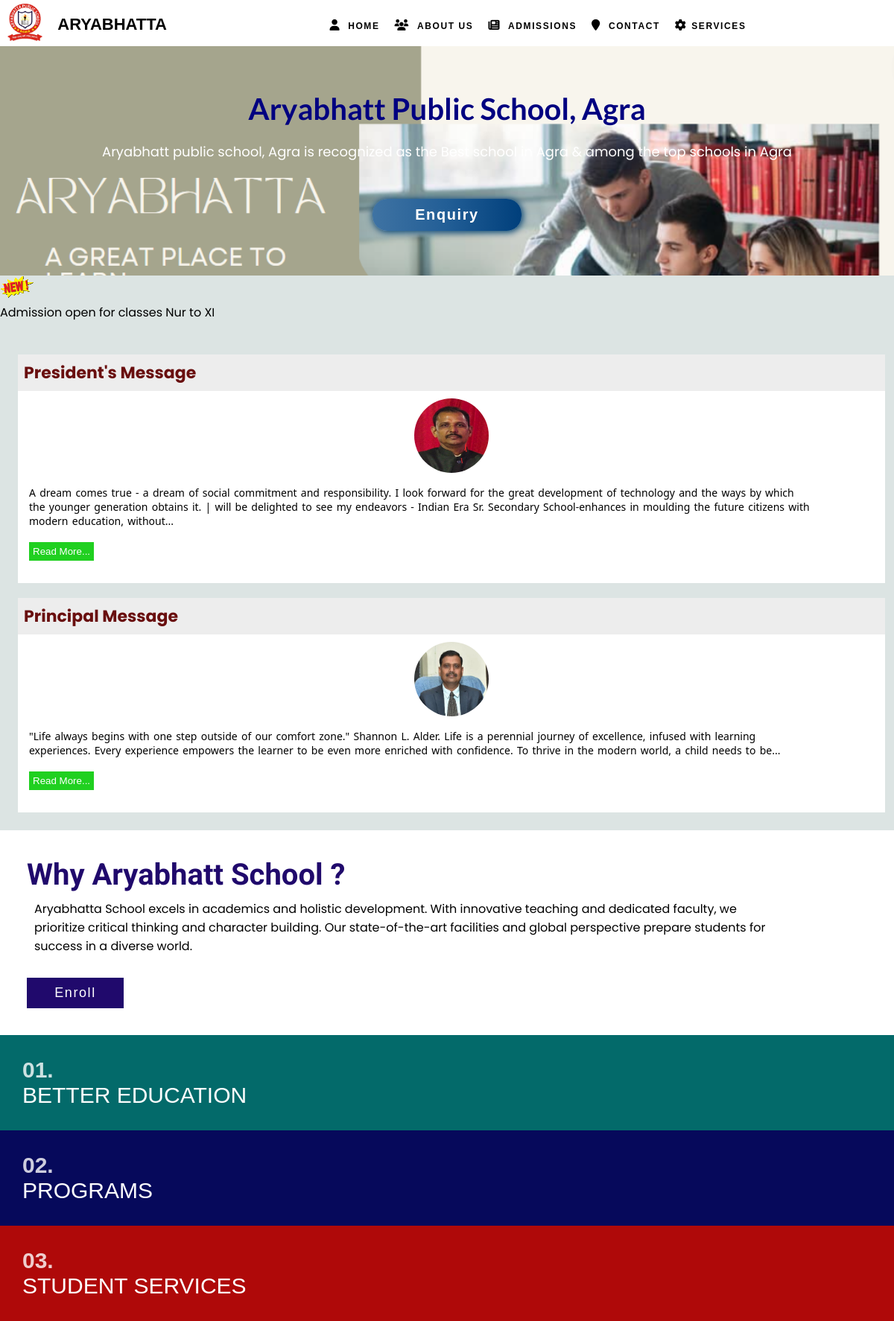
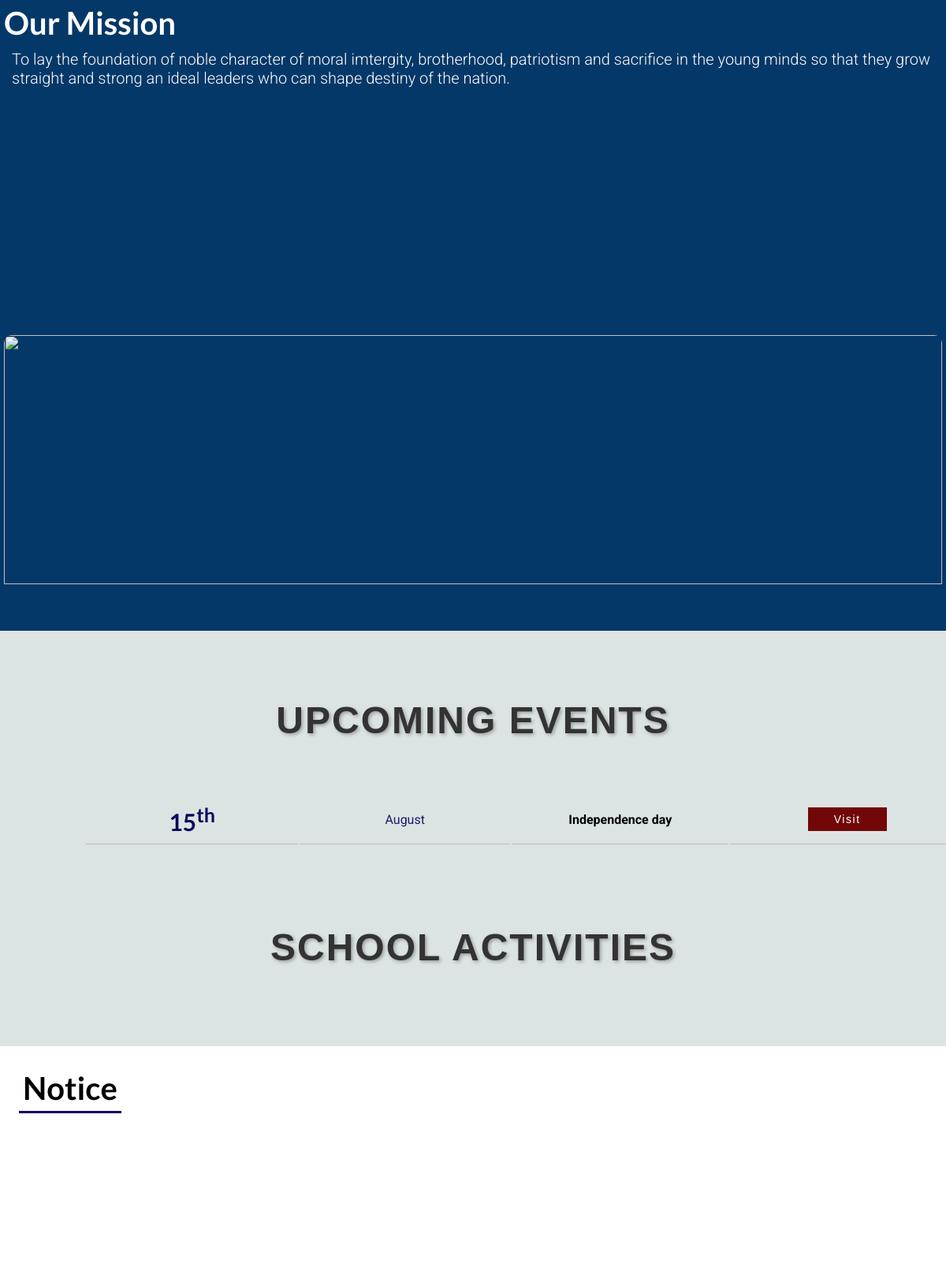
The page / (upper part) on the database its author committed (2 pictures, top to bottom).
### school_app/models.py (models this page shows)
class event(models.Model):
    event_id=models.AutoField
    date=models.IntegerField()
    month=models.CharField(max_length=20)
    event=models.CharField(max_length=20)
    event_desc = models.CharField(max_length=2000, null=True)
    event_img=models.ImageField(upload_to='events/images',default="")
    created_at = models.DateTimeField(auto_now_add=True)

### school_app/views.py (the view, shortened to what this page needs)
# urls.py: path("",views.index),
def index(request):
    stud =event.objects.order_by('-created_at')
    acti=activity.objects.all()
    note=notice.objects.order_by('-created_at')
    s={'stu':stud,'act':acti,'note':note}
    return render(request,('index.html'),s)

### templates/index.html (shortened to what this page needs)
{% extends "base.html" %} {% load static %}
    {% block css %}{% static "index.css" %}{% endblock css %}
  {% block body %}
  <div class="container">
    <div class="middle">
      <div class="content">
        <div class="left">
          <h1>Aryabhatt Public School, Agra</h1>
          <p>
            Aryabhatt public school, Agra is recognized as the Best school in
            Agra & among the top schools in Agra
          </p>
          <br /><br />
          <button><a href="admission">Enquiry</a></button>
        </div>
      </div>
    </div>
    <div class="new">
      <marquee behavior="" direction="left">
        <img src="{% static 'new.gif' %}" alt="" />
        <p><a href="admission">Admission open for classes Nur to XI</a></p>
      </marquee>
    </div>
    <div class="message">
      <div class="about_school">
        <h2>President's Message</h2>
        <img src="{% static 'president.jpeg' %}" alt="" />
        <p>
          A dream comes true - a dream of social commitment
          and responsibility. I look forward for the great development of
          technology and the ways by which the younger generation obtains it. |
          will be delighted to see my endeavors - Indian Era Sr. Secondary
          School-enhances in moulding the future citizens with modern education,
          without...
          <br /><br />
          <button><a href="about">Read More...</a></button>
        </p>
      </div>
      <div class="principal_message">
        <h2>Principal Message</h2>
        <img src="{% static 'sir.jpg' %}" alt="" />
        <p>
          "Life always begins with one step outside of our comfort zone."
          Shannon L. Alder. Life is a perennial journey of excellence, infused
          with learning experiences. Every experience empowers the learner to be
          even more enriched with confidence. To thrive in the modern world, a
          child needs to be...
          <br /><br /><button><a href="about">Read More...</a></button>
        </p>
      </div>
    </div>
    <div class="about" data-aos="fade-up" data-aos-duration="1000">
      <div class="left">
        <h1>Why Aryabhatt School ?</h1>
        <p>
          Aryabhatta School excels in academics and holistic development. With innovative teaching and dedicated faculty, we prioritize critical thinking and character building. Our state-of-the-art facilities and global perspective prepare students for success in a diverse world.
        </p>
        <button>Enroll</button>
      </div>
      <div class="right">
        <div>
          <span>01.</span> <br />
          BETTER EDUCATION
        </div>
        <div>
          <span>02.</span> <br />
          PROGRAMS
        </div>
        <div>
          <span>03.</span> <br />
          STUDENT SERVICES
        </div>
      </div>
    </div>
    <div class="mission">
      <div class="left">
        <h1 data-aos="fade-right" data-aos-duration="1000">Our Mission</h1>
        <p data-aos="fade-right" data-aos-duration="1000">
          To lay the foundation of noble character of moral imtergity, brotherhood, patriotism and sacrifice in the young minds so that they grow straight and strong an ideal leaders who can shape destiny of the nation.
          <br /><br />
        </p>
      </div>
      <div class="right">
        <img
          src="https://cdni.iconscout.com/illustration/premium/thumb/mission-goals-4252954-3526675.png"
          alt=""
          data-aos="fade-right"
          data-aos-duration="1000"
        />
      </div>
    </div>
    <div class="history" data-aos="fade-uo" data-aos-duration="1000">
      <h1>Upcoming Events</h1>
      <table>
        {% for st in stu %}
        <tr>
          <td>{{st.date}}<sup>th</sup></td>
          <td>{{st.month}}</td>
          <td><b>{{st.event}}</b></td>
          <td><button><a href="{% url 'EventInfo' %}">Visit</a></button></td>
        </tr>
        {% endfor %}
      </table>
    </div>
    <div class="programs" id="programs">
      <div class="left">
        <h1>School Activities</h1>
      </div>
    </div>
    <div class="notice" style="background-color: white">
      <div class="left">
        <h1>Notice</h1>
      </div>
    </div>
  </div>
  {% endblock body %}

### static/base.css (style rules this page uses)
:root { --body-bg-color: #dce4e3; --green: #18c29c; --light-green: #8ed7c6; --light-grey: #dce4e3; --text-color: #084236; }
* { margin: 0; padding: 0; box-sizing: border-box; }
button { border: none; outline: none; background: none; cursor: pointer; }
a { text-decoration: none; color: inherit; }
body { background-color: var(--body-bg-color); width: 100vw; height: auto; font-family: "Poppins", sans-serif; position: relative; }

### rows shown on the page
event: date "15", month "August", event "Independence day"
